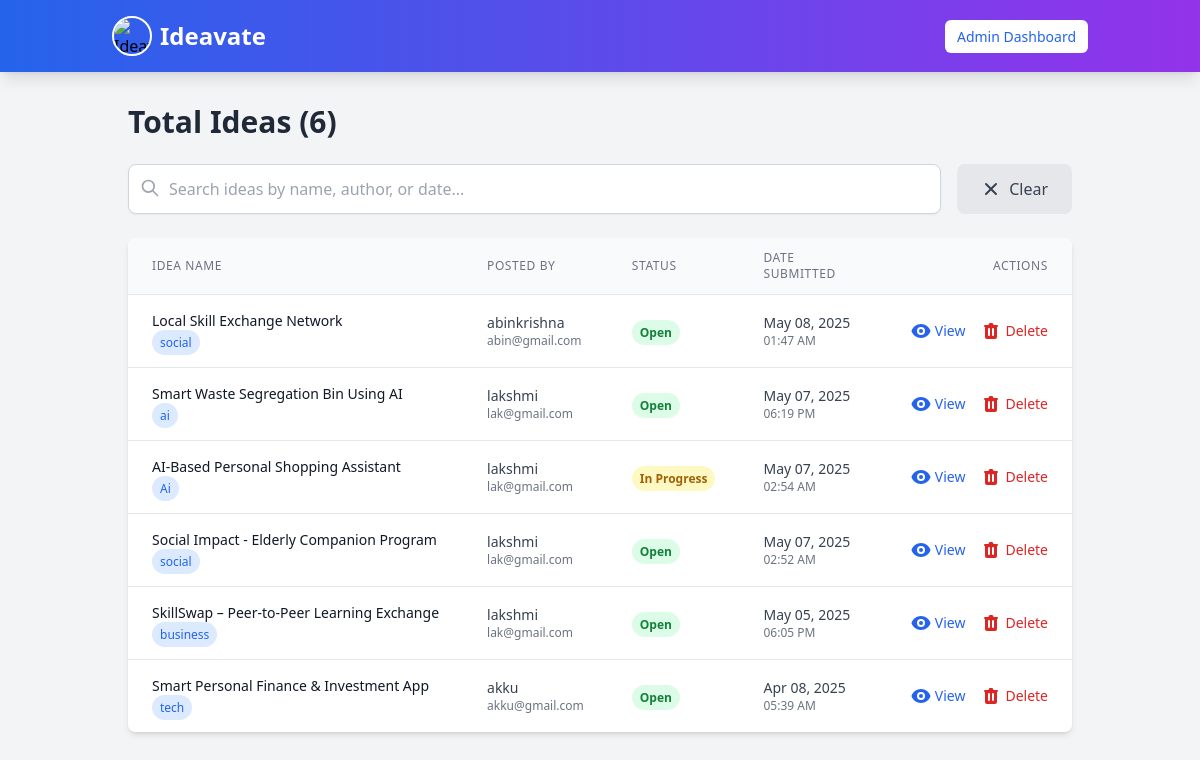
The app's page /admin_dashboard/ideas/ (signed in), older data.
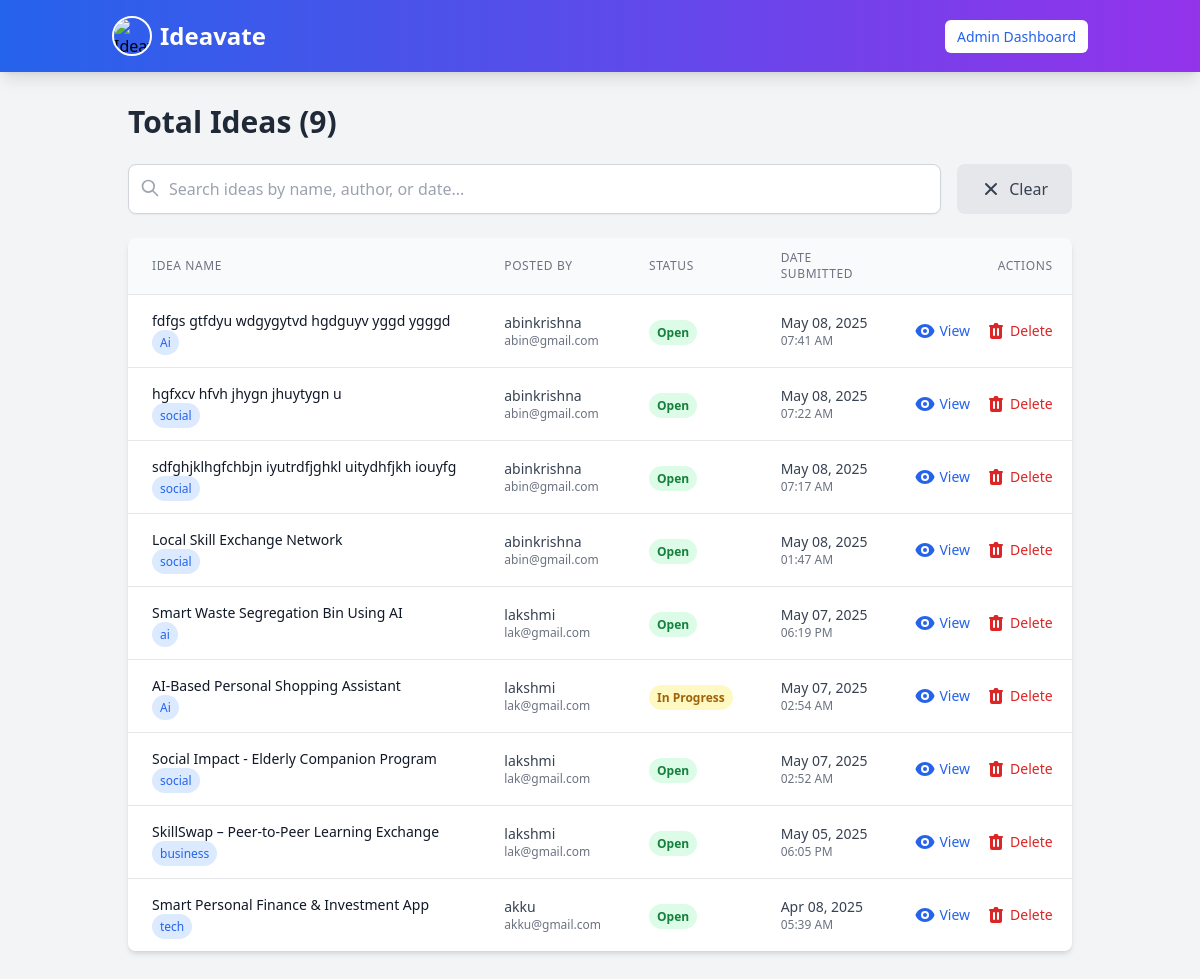
The same page, newer data.
### myapp/models.py (models this page shows, shortened)
class Idea(models.Model):
    user = models.ForeignKey(User, on_delete=models.CASCADE, related_name="ideas")
    idea_name = models.CharField(max_length=100)
    abstract = models.TextField(null=True, blank=True)
    description = models.TextField(blank=True)
    category = models.CharField(max_length=100, blank=True, null=True)  # Example: Tech, Health, AI
    funding_goal = models.DecimalField(max_digits=10, decimal_places=2, null=True, blank=True)
    estimated_investment = models.DecimalField(max_digits=10, decimal_places=2, null=True, blank=True)
    collaboration = models.BooleanField(default=False)
    status = models.CharField(
        max_length=20,
        choices=[("open", "Open for Investment"), ("progress", "In Progress"), ("completed", "Completed")],
        default="open"
    )
    is_paid = models.BooleanField(default=False, help_text="Check if you want others to pay to view this idea.")
    price = models.DecimalField(
        max_digits=10,
        decimal_places=2,
        null=True,
        blank=True,
        validators=[MinValueValidator(0.0)],
        help_text="Enter price only if the idea is paid."
    )
    paid_users = models.ManyToManyField(User, related_name='paid_ideas', blank=True)  # Removed extra closing parenthesis here
    created_at = models.DateTimeField(auto_now_add=True)  # Timestamp when idea is posted
    updated_at = models.DateTimeField(auto_now=True)  # Timestamp when idea is modified
    class Meta:
        verbose_name = "Idea"
        verbose_name_plural = "Ideas"
        ordering = ["-created_at"]  # Show newest ideas first

class User(AbstractUser):
    is_user = models.BooleanField(default=False)
    is_organization = models.BooleanField(default=False)
    groups = models.ManyToManyField(Group, related_name="custom_user_groups", blank=True)
    user_permissions = models.ManyToManyField(Permission, related_name="custom_user_permissions", blank=True)

### myapp/views.py (the view)
# urls.py: path("admin_dashboard/ideas/",views. admin_ideas, name="admin_ideas"),
@user_passes_test(is_admin, login_url="signin")
def admin_ideas(request):
    ideas = Idea.objects.all()
    return render(request, "admin_ideas.html", {"ideas": ideas})

### myapp/context_processors.py (called while the page is built)
def notification_count(request):
    if request.user.is_authenticated:
        return {
            'unread_notification_count': Notification.objects.filter(
                recipient=request.user,
                is_read=False
            ).count()
        }
    return {}

### myapp/views.py (called while the page is built)
def is_admin(user):
    return user.is_authenticated and user.is_superuser

### templates/admin_ideas.html (shortened to what the changed rows need)
{% extends "navbar.html" %}
{% block content %}
<div class="container mx-auto p-6">
    <h1 class="text-3xl font-bold text-gray-800 mb-6">Total Ideas ({{ ideas|length }})</h1>
    <div class="flex flex-col md:flex-row gap-4 mb-6">
        <div class="flex-1 relative">
        </div>
        <button onclick="clearSearch()"
                class="px-6 py-3 bg-gray-200 text-gray-700 rounded-lg hover:bg-gray-300 transition flex items-center gap-2">
        </button>
    </div>
    <div class="overflow-x-auto bg-white rounded-lg shadow-md">
        <table class="min-w-full divide-y divide-gray-200">
            <thead class="bg-gray-50">
                <tr>
                    <th scope="col" class="px-6 py-3 text-left text-xs font-medium text-gray-500 uppercase tracking-wider cursor-pointer hover:bg-gray-100" onclick="sortTable(0)">
                        Idea Name
                    </th>
                    <th scope="col" class="px-6 py-3 text-left text-xs font-medium text-gray-500 uppercase tracking-wider cursor-pointer hover:bg-gray-100" onclick="sortTable(1)">
                        Posted By
                    </th>
                    <th scope="col" class="px-6 py-3 text-left text-xs font-medium text-gray-500 uppercase tracking-wider cursor-pointer hover:bg-gray-100" onclick="sortTable(2)">
                        Status
                    </th>
                    <th scope="col" class="px-6 py-3 text-left text-xs font-medium text-gray-500 uppercase tracking-wider cursor-pointer hover:bg-gray-100" onclick="sortTable(3)">
                        Date Submitted
                    </th>
                    <th scope="col" class="px-6 py-3 text-right text-xs font-medium text-gray-500 uppercase tracking-wider">
                        Actions
                    </th>
                </tr>
            </thead>
            <tbody id="ideaTable" class="bg-white divide-y divide-gray-200">
                {% for idea in ideas %}
                <tr class="hover:bg-gray-50 transition">
                    <td class="px-6 py-4 whitespace-nowrap">
                        <div class="text-sm font-medium text-gray-900">{{ idea.idea_name|default:"Untitled Idea" }}</div>
                        {% if idea.category %}
                        <div class="text-xs text-blue-600 mt-1">
                            <span class="bg-blue-100 px-2 py-1 rounded-full">{{ idea.category }}</span>
                        </div>
                        {% endif %}
                    </td>
                    <td class="px-6 py-4 whitespace-nowrap">
                        <div class="text-sm text-gray-700">{{ idea.user.username }}</div>
                        <div class="text-xs text-gray-500">{{ idea.user.email }}</div>
                    </td>
                    <td class="px-6 py-4 whitespace-nowrap">
                        {% if idea.status == "open" %}
                            <span class="px-2 py-1 text-xs font-semibold leading-tight text-green-700 bg-green-100 rounded-full">
                                Open
                            </span>
                        {% elif idea.status == "progress" %}
                            <span class="px-2 py-1 text-xs font-semibold leading-tight text-yellow-700 bg-yellow-100 rounded-full">
                                In Progress
                            </span>
                        {% else %}
                            <span class="px-2 py-1 text-xs font-semibold leading-tight text-gray-700 bg-gray-100 rounded-full">
                                Completed
                            </span>
                        {% endif %}
                    </td>
                    <td class="px-6 py-4 whitespace-nowrap">
                        <div class="text-sm text-gray-700">{{ idea.created_at|date:"M d, Y" }}</div>
                        <div class="text-xs text-gray-500">{{ idea.created_at|date:"h:i A" }}</div>
                    </td>
                    <td class="px-6 py-4 whitespace-nowrap text-right text-sm font-medium">
                        <div class="flex justify-end space-x-4">
                            <a href="{% url 'idea_detail' idea.id %}" class="text-blue-600 hover:text-blue-900 transition flex items-center" title="View">
                                View
                            </a>
                            <form action="{% url 'admin_delete_idea' idea.id %}" method="post" onsubmit="return confirm('Are you sure you want to delete this idea? This action cannot be undone.');">
                                <button type="submit" class="text-red-600 hover:text-red-900 transition flex items-center" title="Delete">
                                    Delete
                                </button>
                            </form>
                        </div>
                    </td>
                </tr>
                {% empty %}
                <tr>
                    <td colspan="5" class="px-6 py-4 text-center text-gray-500">
                        No ideas found. Would you like to create one?
                    </td>
                </tr>
                {% endfor %}
            </tbody>
        </table>
    </div>
</div>
{% endblock %}

Row changes from the older to the newer data that the page shows:
added Idea: idea_name "fdfgs gtfdyu wdgygytvd hgdguyv yggd ygggd", category "Ai", user.username "abinkrishna", user.email "abin@gmail.com", status "Open", created_at "May 08, 2025", created_at "07:41 AM"
added Idea: idea_name "hgfxcv hfvh jhygn jhuytygn u", category "social", user.username "abinkrishna", user.email "abin@gmail.com", status "Open", created_at "May 08, 2025", created_at "07:22 AM"
added Idea: idea_name "sdfghjklhgfchbjn iyutrdfjghkl uitydhfjkh iouyfg", category "social", user.username "abinkrishna", user.email "abin@gmail.com", status "Open", created_at "May 08, 2025", created_at "07:17 AM"
Text that changed along with them:
{{ ideas|length }}: "6" → "9"
